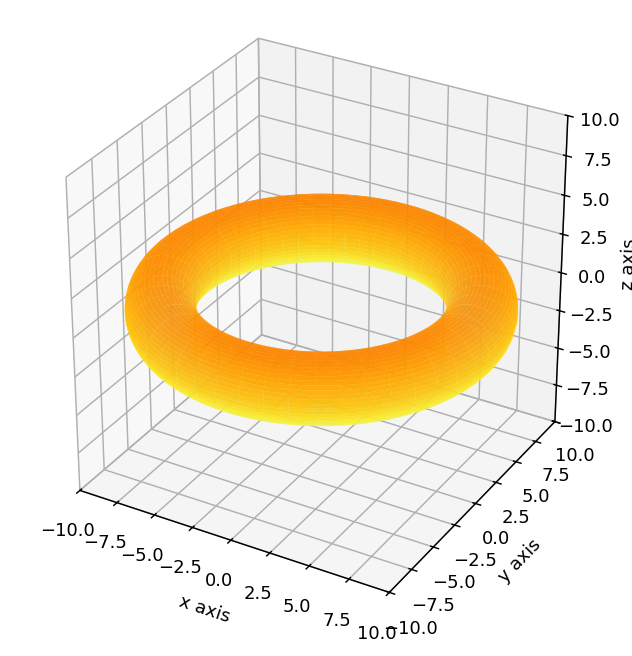

Source code (Python):
from matplotlib import cm
from mpl_toolkits.mplot3d import Axes3D
import matplotlib.pyplot as plt
import numpy as np

u=np.linspace(0,2*np.pi,100)
v=np.linspace(0,2*np.pi,100)
u,v=np.meshgrid(u,v)
a = 2
b = 9
X = (b + a*np.cos(u)) * np.cos(v)
Y = (b + a*np.cos(u)) * np.sin(v)
Z = a * np.sin(u)

fig = plt.figure(figsize=(6,6),dpi=130)
ax = fig.add_subplot(111, projection='3d')
ax.set_xlabel('x axis')
ax.set_ylabel('y axis')
ax.set_zlabel('z axis')
ax.set_xlim(-10,10)
ax.set_ylim(-10,10)
ax.set_zlim(-10,10)
ax.set_box_aspect((1,1,1))

ax.plot_surface(X, Y, Z,alpha=0.8, cmap=cm.Wistia)
fig.savefig("torus.png", dpi=130,bbox_inches = 'tight',transparent=True)
plt.show()


#equation 
#((math.sqrt(x**2 + y*2)-R)**2 + z**2 = r**2)
